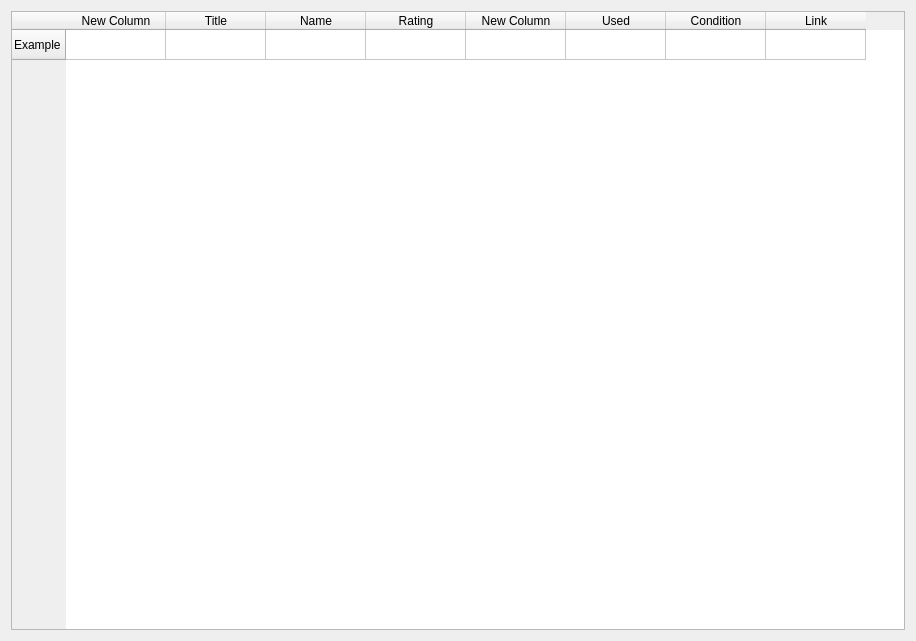
<?xml version="1.0" encoding="UTF-8"?>
<ui version="4.0">
 <class>Form</class>
 <widget class="QWidget" name="Form">
  <property name="geometry">
   <rect>
    <x>0</x>
    <y>0</y>
    <width>916</width>
    <height>641</height>
   </rect>
  </property>
  <property name="sizePolicy">
   <sizepolicy hsizetype="Expanding" vsizetype="Expanding">
    <horstretch>0</horstretch>
    <verstretch>0</verstretch>
   </sizepolicy>
  </property>
  <property name="windowTitle">
   <string>Form</string>
  </property>
  <layout class="QGridLayout" name="gridLayout">
   <item row="0" column="0">
    <widget class="QTableWidget" name="tableWidget">
     <property name="sizePolicy">
      <sizepolicy hsizetype="Expanding" vsizetype="Expanding">
       <horstretch>0</horstretch>
       <verstretch>0</verstretch>
      </sizepolicy>
     </property>
     <property name="minimumSize">
      <size>
       <width>851</width>
       <height>0</height>
      </size>
     </property>
     <row>
      <property name="text">
       <string>Example</string>
      </property>
     </row>
     <column>
      <property name="text">
       <string>New Column</string>
      </property>
     </column>
     <column>
      <property name="text">
       <string>Title</string>
      </property>
     </column>
     <column>
      <property name="text">
       <string>Name</string>
      </property>
     </column>
     <column>
      <property name="text">
       <string>Rating</string>
      </property>
     </column>
     <column>
      <property name="text">
       <string>New Column</string>
      </property>
     </column>
     <column>
      <property name="text">
       <string>Used</string>
      </property>
     </column>
     <column>
      <property name="text">
       <string>Condition</string>
      </property>
     </column>
     <column>
      <property name="text">
       <string>Link</string>
      </property>
     </column>
    </widget>
   </item>
  </layout>
 </widget>
 <resources/>
 <connections/>
</ui>
